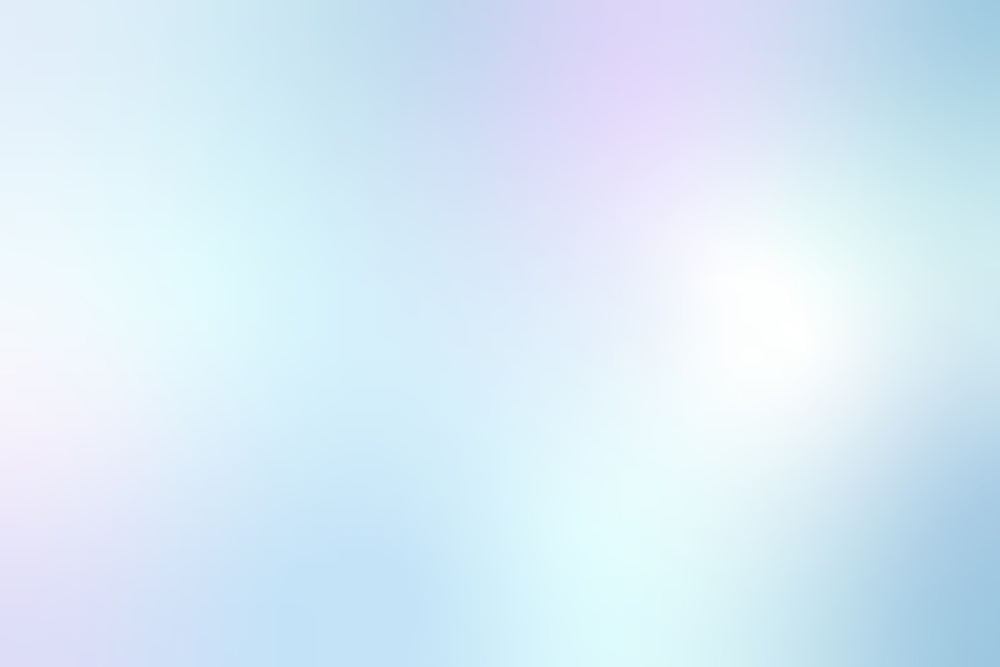
#> input picture src/renderer/src/assets/bgg.jpeg, 1000 x 667 px, shrunk from 4000 x 2667 before the run
$ python mse_psnr.py ../src/renderer/src/assets/bgg.jpeg ../src/renderer/src/assets/checked.png
#> lines starting #> are read from the running program, lines starting #| are printed output that depends on the picture
from PIL import Image
import sys
import numpy as np
import json
from getImageMetaData import convert_bytes


if len(sys.argv) < 3:
    raise "Not enough argument"

originalImg = Image.open(sys.argv[1])
#> originalImg is the input picture: PIL image 1000x667 RGB; mean R, G, B 216.3, 234.6, 247
testImg = Image.open(sys.argv[2])
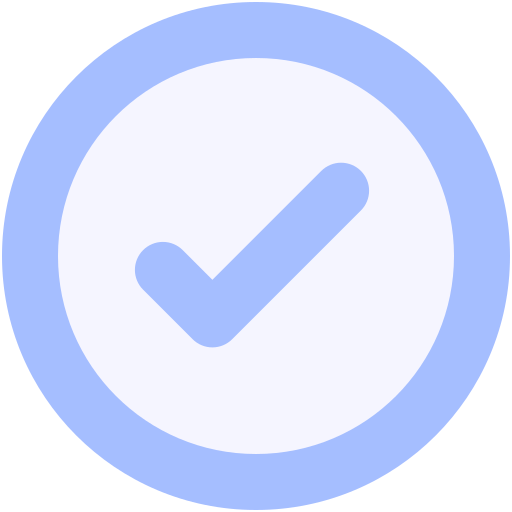
#> input picture src/renderer/src/assets/checked.png, 512 x 512 px
#> testImg is the input picture: PIL image 512x512 RGBA; mean R, G, B, A 160.7, 170, 198, 197.2

with open(sys.argv[2], 'rb') as file:
    filesize = len(file.read())

# color image to grayscale  uses the ITU-R 601-2 luma transform
# formula:  L = R * 299/1000 + G * 587/1000 + B * 114/1000
originalImg_Linear = originalImg.convert('L')
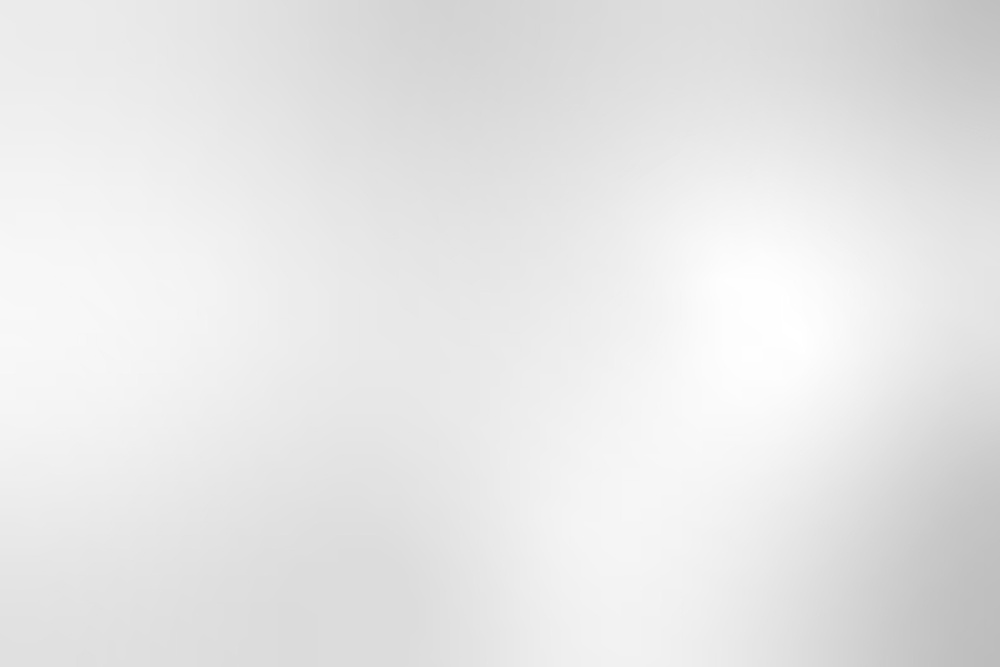
#> originalImg_Linear: PIL image 1000x667 L; min 188, max 255, mean 230.6
testImg_Linear = testImg.convert('L')
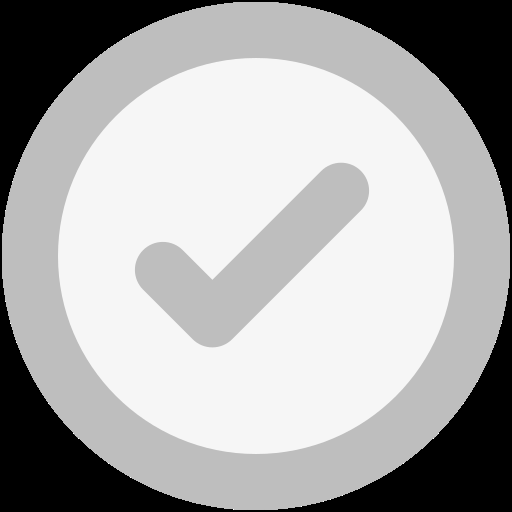
#> testImg_Linear: PIL image 512x512 L; min 0, max 255, mean 170.4


originalImg_Pixels = np.asarray(originalImg_Linear, dtype=np.uint16)
testImg_Pixels = np.asanyarray(testImg_Linear, dtype=np.uint16)

if(originalImg_Pixels.shape == testImg_Pixels.shape):
    ############# MSE #############
    mse = 0.0
    matrix_division =   originalImg_Pixels - testImg_Pixels
    variance = (matrix_division) ** 2
    mse = np.mean(variance)

    ############# PSNR #############
    psnr = np.inf

    if(mse > 0):
        L = 255
        psnr = 10 * np.log10(L**2/mse)


    print(json.dumps({
        "id": 3,
        "filesize": convert_bytes(filesize),
        "mse": f"{mse:.4f}",
        "psnr": f"{psnr:.4f} db"
    }))
